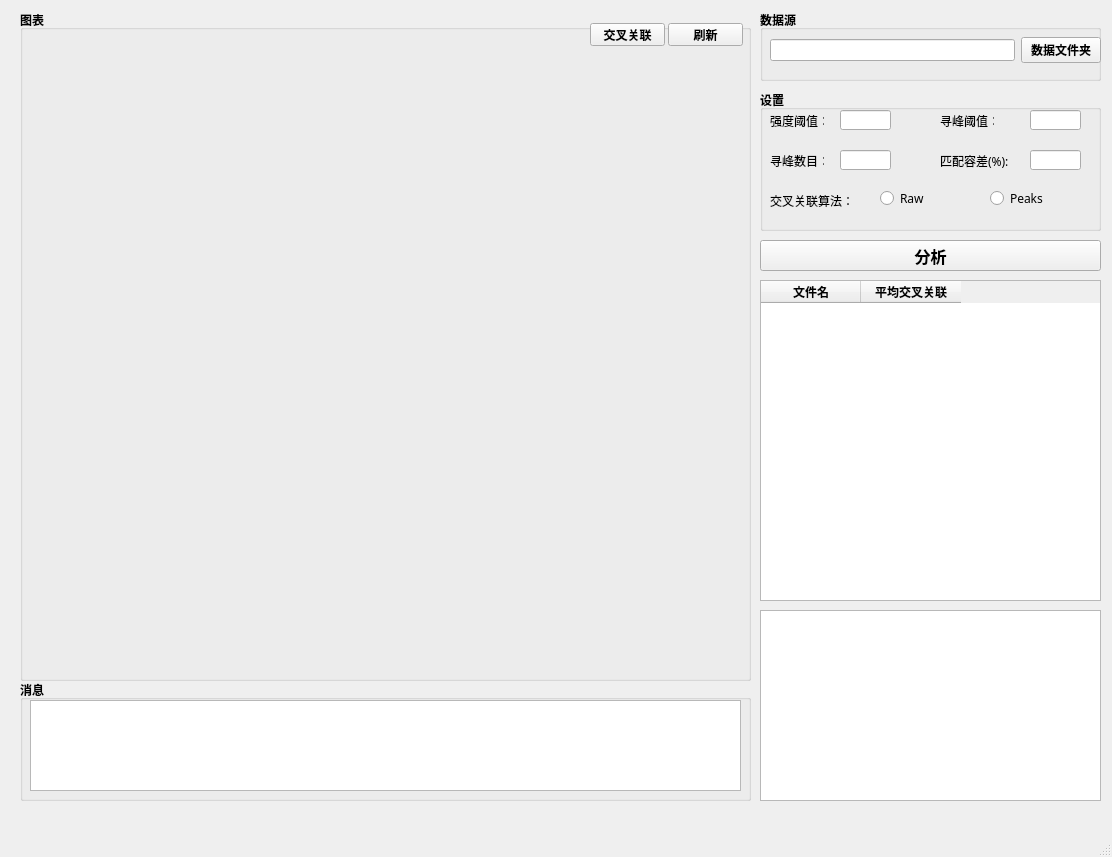
<?xml version="1.0" encoding="UTF-8"?>
<ui version="4.0">
 <class>MainWindow</class>
 <widget class="QMainWindow" name="MainWindow">
  <property name="geometry">
   <rect>
    <x>0</x>
    <y>0</y>
    <width>1112</width>
    <height>857</height>
   </rect>
  </property>
  <property name="font">
   <font>
    <family>Arial</family>
    <pointsize>12</pointsize>
    <weight>75</weight>
    <bold>true</bold>
   </font>
  </property>
  <property name="windowTitle">
   <string>MainWindow</string>
  </property>
  <widget class="QWidget" name="centralwidget">
   <widget class="QTableWidget" name="tableWidget">
    <property name="geometry">
     <rect>
      <x>760</x>
      <y>280</y>
      <width>341</width>
      <height>321</height>
     </rect>
    </property>
    <property name="font">
     <font>
      <family>Arial</family>
      <pointsize>9</pointsize>
      <weight>75</weight>
      <bold>true</bold>
     </font>
    </property>
    <column>
     <property name="text">
      <string>文件名</string>
     </property>
    </column>
    <column>
     <property name="text">
      <string>平均交叉关联</string>
     </property>
    </column>
   </widget>
   <widget class="QGroupBox" name="groupBox">
    <property name="geometry">
     <rect>
      <x>20</x>
      <y>10</y>
      <width>731</width>
      <height>671</height>
     </rect>
    </property>
    <property name="font">
     <font>
      <pointsize>9</pointsize>
     </font>
    </property>
    <property name="title">
     <string>图表</string>
    </property>
    <widget class="PlotCanvas" name="widget" native="true">
     <property name="geometry">
      <rect>
       <x>10</x>
       <y>40</y>
       <width>711</width>
       <height>621</height>
      </rect>
     </property>
     <property name="font">
      <font>
       <family>宋体</family>
       <pointsize>7</pointsize>
       <weight>50</weight>
       <bold>false</bold>
      </font>
     </property>
    </widget>
    <widget class="NavigationToolbar" name="widget_3" native="true">
     <property name="geometry">
      <rect>
       <x>10</x>
       <y>10</y>
       <width>321</width>
       <height>31</height>
      </rect>
     </property>
     <property name="font">
      <font>
       <family>宋体</family>
       <weight>50</weight>
       <bold>false</bold>
      </font>
     </property>
    </widget>
    <widget class="QPushButton" name="pushButton_3">
     <property name="geometry">
      <rect>
       <x>648</x>
       <y>13</y>
       <width>75</width>
       <height>23</height>
      </rect>
     </property>
     <property name="text">
      <string>刷新</string>
     </property>
    </widget>
    <widget class="QPushButton" name="pushButton_4">
     <property name="geometry">
      <rect>
       <x>570</x>
       <y>13</y>
       <width>75</width>
       <height>23</height>
      </rect>
     </property>
     <property name="text">
      <string>交叉关联</string>
     </property>
    </widget>
   </widget>
   <widget class="QGroupBox" name="groupBox_3">
    <property name="geometry">
     <rect>
      <x>760</x>
      <y>10</y>
      <width>341</width>
      <height>71</height>
     </rect>
    </property>
    <property name="font">
     <font>
      <family>Arial</family>
      <pointsize>9</pointsize>
      <weight>75</weight>
      <bold>true</bold>
     </font>
    </property>
    <property name="title">
     <string>数据源</string>
    </property>
    <widget class="QWidget" name="horizontalLayoutWidget">
     <property name="geometry">
      <rect>
       <x>10</x>
       <y>20</y>
       <width>331</width>
       <height>41</height>
      </rect>
     </property>
     <layout class="QHBoxLayout" name="horizontalLayout">
      <item>
       <widget class="QLineEdit" name="lineEdit"/>
      </item>
      <item>
       <widget class="QPushButton" name="pushButton">
        <property name="text">
         <string>数据文件夹</string>
        </property>
       </widget>
      </item>
     </layout>
    </widget>
   </widget>
   <widget class="QGroupBox" name="groupBox_5">
    <property name="geometry">
     <rect>
      <x>20</x>
      <y>680</y>
      <width>731</width>
      <height>121</height>
     </rect>
    </property>
    <property name="font">
     <font>
      <pointsize>9</pointsize>
     </font>
    </property>
    <property name="title">
     <string>消息</string>
    </property>
    <widget class="QTextBrowser" name="textBrowser">
     <property name="geometry">
      <rect>
       <x>10</x>
       <y>20</y>
       <width>711</width>
       <height>91</height>
      </rect>
     </property>
     <property name="font">
      <font>
       <weight>50</weight>
       <bold>false</bold>
      </font>
     </property>
    </widget>
   </widget>
   <widget class="QPushButton" name="pushButton_2">
    <property name="geometry">
     <rect>
      <x>760</x>
      <y>240</y>
      <width>341</width>
      <height>31</height>
     </rect>
    </property>
    <property name="text">
     <string>分析</string>
    </property>
   </widget>
   <widget class="QGroupBox" name="groupBox_4">
    <property name="geometry">
     <rect>
      <x>760</x>
      <y>90</y>
      <width>341</width>
      <height>141</height>
     </rect>
    </property>
    <property name="font">
     <font>
      <family>Arial</family>
      <pointsize>9</pointsize>
      <weight>75</weight>
      <bold>true</bold>
     </font>
    </property>
    <property name="title">
     <string>设置</string>
    </property>
    <widget class="QLabel" name="label">
     <property name="geometry">
      <rect>
       <x>10</x>
       <y>20</y>
       <width>54</width>
       <height>21</height>
      </rect>
     </property>
     <property name="font">
      <font>
       <family>宋体</family>
       <weight>50</weight>
       <bold>false</bold>
      </font>
     </property>
     <property name="text">
      <string>强度阈值：</string>
     </property>
    </widget>
    <widget class="QLabel" name="label_2">
     <property name="geometry">
      <rect>
       <x>180</x>
       <y>20</y>
       <width>54</width>
       <height>21</height>
      </rect>
     </property>
     <property name="font">
      <font>
       <family>宋体</family>
       <weight>50</weight>
       <bold>false</bold>
      </font>
     </property>
     <property name="text">
      <string>寻峰阈值：</string>
     </property>
    </widget>
    <widget class="QLabel" name="label_3">
     <property name="geometry">
      <rect>
       <x>10</x>
       <y>60</y>
       <width>54</width>
       <height>21</height>
      </rect>
     </property>
     <property name="font">
      <font>
       <family>宋体</family>
       <weight>50</weight>
       <bold>false</bold>
      </font>
     </property>
     <property name="text">
      <string>寻峰数目：</string>
     </property>
    </widget>
    <widget class="QLabel" name="label_4">
     <property name="geometry">
      <rect>
       <x>180</x>
       <y>60</y>
       <width>91</width>
       <height>21</height>
      </rect>
     </property>
     <property name="font">
      <font>
       <family>宋体</family>
       <weight>50</weight>
       <bold>false</bold>
      </font>
     </property>
     <property name="text">
      <string>匹配容差(%):</string>
     </property>
    </widget>
    <widget class="QLabel" name="label_5">
     <property name="geometry">
      <rect>
       <x>10</x>
       <y>100</y>
       <width>81</width>
       <height>21</height>
      </rect>
     </property>
     <property name="font">
      <font>
       <family>宋体</family>
       <weight>50</weight>
       <bold>false</bold>
      </font>
     </property>
     <property name="text">
      <string>交叉关联算法：</string>
     </property>
    </widget>
    <widget class="QLineEdit" name="lineEdit_2">
     <property name="geometry">
      <rect>
       <x>80</x>
       <y>20</y>
       <width>51</width>
       <height>20</height>
      </rect>
     </property>
    </widget>
    <widget class="QLineEdit" name="lineEdit_3">
     <property name="geometry">
      <rect>
       <x>270</x>
       <y>20</y>
       <width>51</width>
       <height>20</height>
      </rect>
     </property>
    </widget>
    <widget class="QLineEdit" name="lineEdit_4">
     <property name="geometry">
      <rect>
       <x>80</x>
       <y>60</y>
       <width>51</width>
       <height>20</height>
      </rect>
     </property>
    </widget>
    <widget class="QLineEdit" name="lineEdit_5">
     <property name="geometry">
      <rect>
       <x>270</x>
       <y>60</y>
       <width>51</width>
       <height>20</height>
      </rect>
     </property>
    </widget>
    <widget class="QRadioButton" name="radioButton">
     <property name="geometry">
      <rect>
       <x>120</x>
       <y>100</y>
       <width>61</width>
       <height>16</height>
      </rect>
     </property>
     <property name="font">
      <font>
       <family>宋体</family>
       <weight>50</weight>
       <bold>false</bold>
      </font>
     </property>
     <property name="text">
      <string>Raw</string>
     </property>
    </widget>
    <widget class="QRadioButton" name="radioButton_2">
     <property name="geometry">
      <rect>
       <x>230</x>
       <y>100</y>
       <width>91</width>
       <height>16</height>
      </rect>
     </property>
     <property name="font">
      <font>
       <family>宋体</family>
       <weight>50</weight>
       <bold>false</bold>
      </font>
     </property>
     <property name="text">
      <string>Peaks</string>
     </property>
    </widget>
   </widget>
   <widget class="QTextBrowser" name="textBrowser_2">
    <property name="geometry">
     <rect>
      <x>760</x>
      <y>610</y>
      <width>341</width>
      <height>191</height>
     </rect>
    </property>
    <property name="font">
     <font>
      <pointsize>9</pointsize>
      <weight>50</weight>
      <bold>false</bold>
     </font>
    </property>
   </widget>
  </widget>
  <widget class="QMenuBar" name="menubar">
   <property name="geometry">
    <rect>
     <x>0</x>
     <y>0</y>
     <width>1112</width>
     <height>23</height>
    </rect>
   </property>
  </widget>
  <widget class="QStatusBar" name="statusbar"/>
 </widget>
 <customwidgets>
  <customwidget>
   <class>PlotCanvas</class>
   <extends>QWidget</extends>
   <header>plotcanvas.h</header>
   <container>1</container>
   <slots>
    <slot>plot()</slot>
   </slots>
  </customwidget>
  <customwidget>
   <class>NavigationToolbar</class>
   <extends>QWidget</extends>
   <header>navigationtoolbar.h</header>
   <container>1</container>
  </customwidget>
 </customwidgets>
 <resources/>
 <connections/>
</ui>
